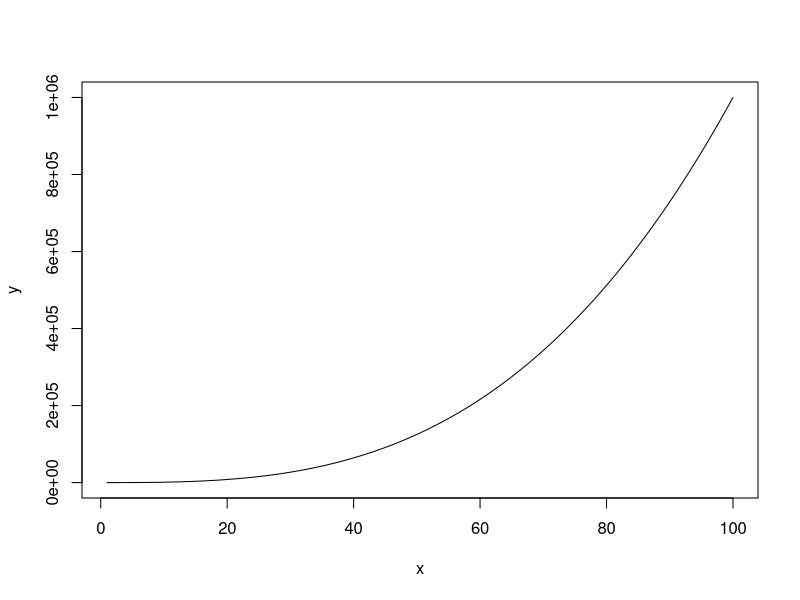
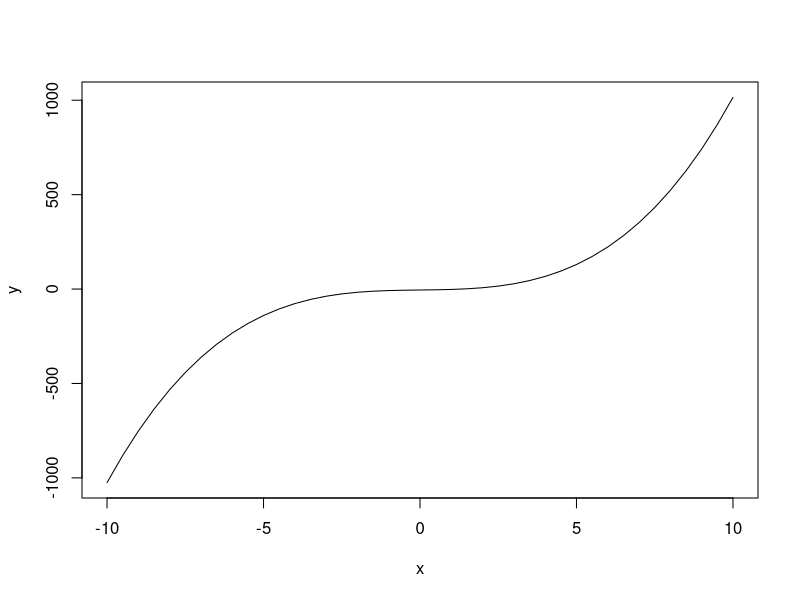
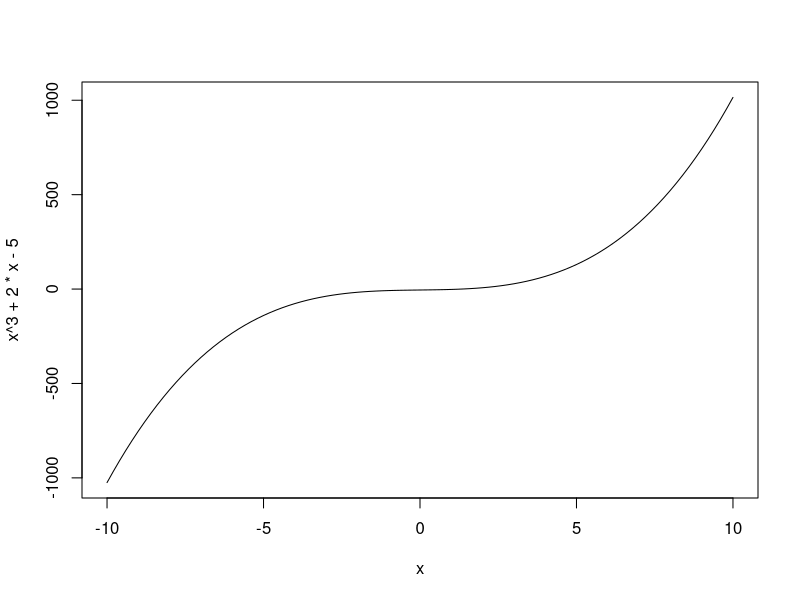
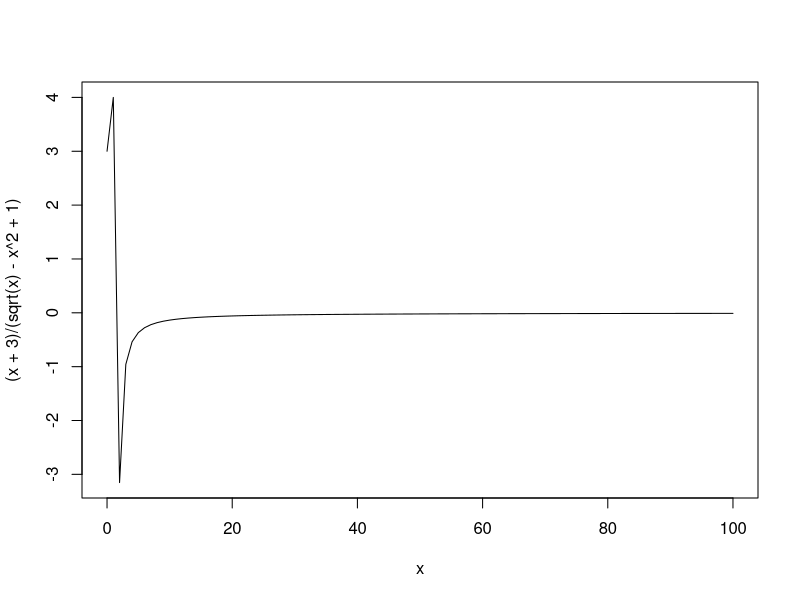

Source code (R) for these figures, in order:
##function curves
##plot()
##curve()
#Q1: y=x^3+2x-5
eq1=function(x){x^3+2*x-5}
x=1:100
y=eq1(x)
plot(y~x,type="l")
x=seq(-10,10,by=0.5)
y=eq1(x)
plot(y~x,type="l")

#Q2: y=x^3+2x-5
?curve
curve(x^3+2*x-5,from=-10,to=10,type="l")

#Q3: y=(x+3)/(sqrt(x)-x^2+1)
curve((x+3)/(sqrt(x)-x^2+1),from=0,to=100,type="l")
x=50
(x+3)/(sqrt(x)-x^2+1)
x=2
(x+3)/(sqrt(x)-x^2+1)
